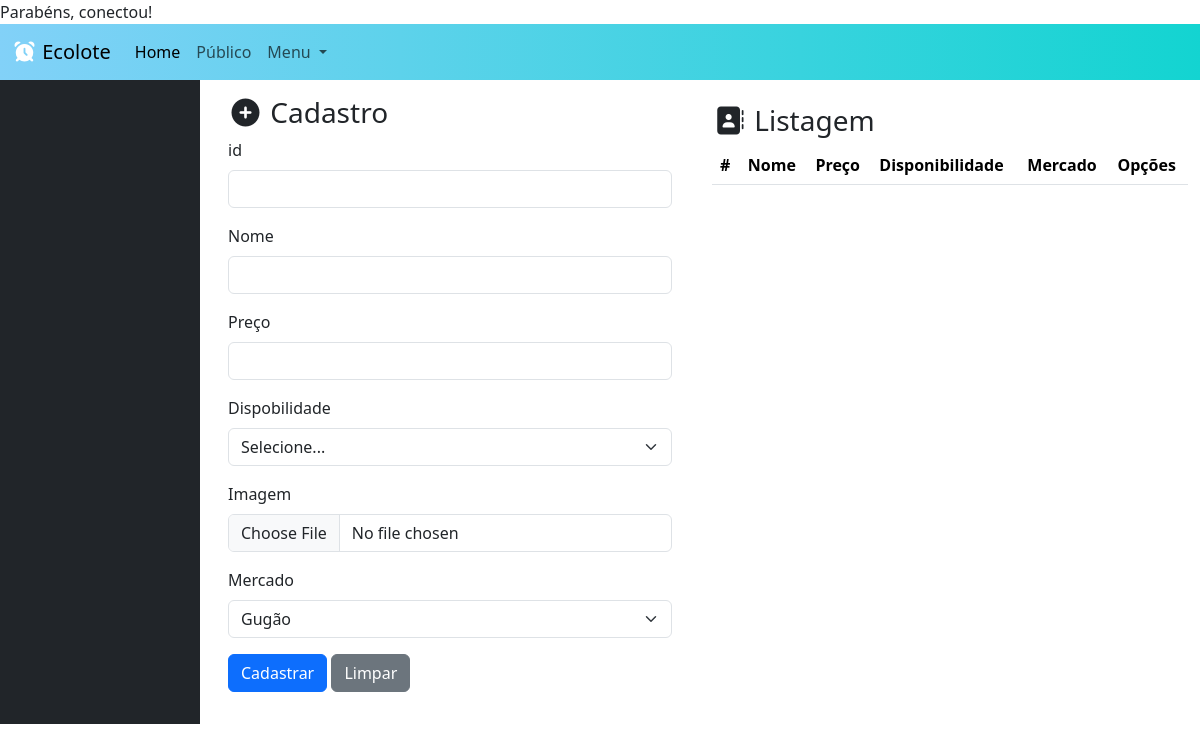
Before: /produto.php (signed in) with the older database file.
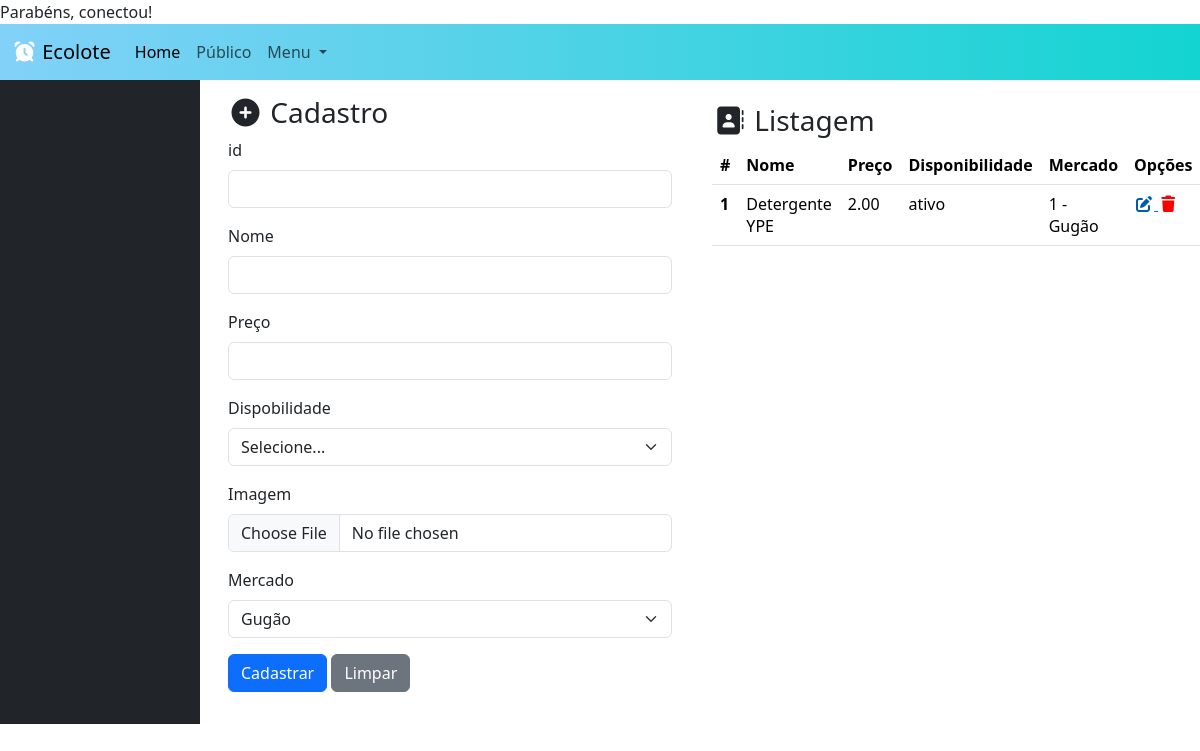
After: the same page with the newer database file.
### tables this page shows
CREATE TABLE produto(
    id INT PRIMARY KEY AUTO_INCREMENT,
    nome VARCHAR(120),
    preco DECIMAL(10,2),
    disponibilidade VARCHAR(30) NOT NULL,
    imagem VARCHAR(255),
    mercado_id INT NOT NULL,
    FOREIGN KEY (mercado_id) REFERENCES mercado(id)
);

CREATE TABLE mercado (
    id INT PRIMARY KEY AUTO_INCREMENT,
    nome VARCHAR(120) NOT NULL,
    cnpj VARCHAR(20) NOT NULL,
    email VARCHAR(120) NOT NULL,
    senha VARCHAR(120) NOT NULL,
    endereco VARCHAR(200) NOT NULL,
    telefone VARCHAR(20) NOT NULL,
    foto VARCHAR(255) NOT NULL,
    mapa VARCHAR(20)
);

### produto.php (the view, shortened to what this page needs)
<?php
  include './backend/conexao.php';
  $destino = "./backend/produto/inserir.php";
?>
<!doctype html>
<html lang="pt-br">
  <head>
    <link href="https://cdn.jsdelivr.net/npm/bootstrap@5.3.8/dist/css/bootstrap.min.css" rel="stylesheet">
    <link rel="stylesheet" href="./assets/estilo.css">
    <link rel="stylesheet" href="https://cdnjs.cloudflare.com/ajax/libs/font-awesome/7.0.1/css/all.min.css" />
    <link rel="stylesheet" href="https://cdn.datatables.net/2.3.7/css/dataTables.dataTables.css" />
</head>
  <body>
   <nav class="navbar navbar-expand-lg corbarra">
  <div class="container-fluid">
    <a class="navbar-brand" href="#"> <i class="fa-solid fa-alarm-clock" style="color: rgb(255, 255, 255);"></i> Ecolote </a>
    <div class="collapse navbar-collapse" id="navbarSupportedContent">
      <ul class="navbar-nav me-auto mb-2 mb-lg-0">
        <li class="nav-item">
          <a class="nav-link active" aria-current="page" href="#">Home</a>
        </li>
        <li class="nav-item">
          <a class="nav-link" href="#">Público</a>
        </li>
        <li class="nav-item dropdown">
          <a class="nav-link dropdown-toggle" href="#" role="button" data-bs-toggle="dropdown" aria-expanded="false">
            Menu
          </a>
        </li>
      </ul>
    </div>
  </div>
</nav>
   <div class="container-fluid">
        <div class="row">
            <div class="col-md-2 bg-dark">
            </div>
            <div class="col-md-5">
              <form action="<?=$destino?>" method="post" class="p-3">
                <h3> <i class="fa-solid fa-circle-plus"></i> Cadastro </h3>
                 <div class="mb-3">
                    <label class="form-label"> id </label>
                    <input value="<?php echo isset($produtos) ? $produtos['id'] : "" ?>" type="text" name="id" class="form-control" readonly>
                </div>
                <div class="mb-3">
                    <label class="form-label"> Nome </label>
                    <input value="<?php echo isset($produtos) ? $produtos['nome'] : "" ?>" type="text" name="nome" class="form-control">
                </div>
                 <div class="mb-3">
                    <label class="form-label"> Preço </label>
                    <input value="<?php echo isset($produtos) ? $produtos['preco'] : "" ?>" type="text" name="preco" class="form-control">
                </div>
                <div class="mb-3">
                    <label class="form-label"> Dispobilidade </label>
                    <select class="form-select" name="disponibilidade">
                      <option value="selecione"> Selecione... </option>
                    </select>
                  </div>
                <div class="mb-3">
                    <label class="form-label"> Imagem </label>
                    <input value="<?php echo isset($produtos) ? $produtos['imagem'] : "" ?>" type="file" name="imagem" class="form-control">
                </div>
                <div class="mb-3">
                  <label class="form-label"> Mercado </label>
                    <select name="mercado" class="form-select">
                      <?php
                        $busca = mysqli_query($conexao, "SELECT * FROM mercado");
                        while($mercado = $busca->fetch_assoc()){
                      ?>
                      <?php
                     echo "<option value='{$mercado['id']}'>{$mercado['nome']}</option>";
                      ?>
                      <?php } ?>
                    </select>
                </div>
                <button type="submit" class="btn btn-primary"> Cadastrar </button>
                <button type="reset" class="btn btn-secondary"> Limpar </button>
            </form>
            </div>
            <div class="col-md-5">
              <br>
              <h3> <i class="fa-solid fa-address-book"></i> Listagem </h3>
              <table class="table" id="tabela">
              <thead>
                <tr>
                  <th scope="col">#</th>
                  <th scope="col">Nome</th>
                  <th scope="col">Preço</th>
                  <th scope="col">Disponibilidade</th>
                  <th scope="col">Mercado</th>
                  <th scope="col">Opções</th>
                </tr>
              </thead>
              <tbody>
                <?php
                  $sql = 'SELECT * FROM produto';
                  $dados = mysqli_query($conexao, $sql);
                  while($coluna = mysqli_fetch_assoc($dados)){
                ?>
                <tr>
                  <th scope="row"> <?php echo $coluna['id'] ?> </th>
                  <td> <?php echo $coluna['nome'] ?></td>
                  <td> <?php echo $coluna['preco'] ?></td>
                  <td> <?php echo $coluna['disponibilidade'] ?></td>
                  <td>
                  <?php
                  $buscamercado = mysqli_query($conexao, "SELECT * FROM mercado WHERE id=".$coluna['mercado_id']);
                  $mercado = mysqli_fetch_assoc($buscamercado);
                  echo $mercado['id'];
                  echo " - ";
                  echo $mercado['nome'];
                  ?>
                  </td>
                  <td>
                    <a href="./produto.php?id=<?=$coluna['id']?>"> <i class="fa-solid fa-pen-to-square" style="color: rgb(1, 92, 164);"></i> </a>
                    <a href="<?php echo './backend/produto/excluir.php?id='.$coluna['id'] ?>" onclick="return confirm('Deseja realmente excluir?')"> <i class="fa-solid fa-trash" style="color: rgb(255, 0, 0);"></i> </a>
                  </td>
                </tr>
              <?php } ?>
              </tbody>
            </table>
            </div>
        </div>
   </div>
</body>
</html>

### assets/estilo.css (style rules this page uses)
.corbarra { background: linear-gradient(to left, rgb(19, 212, 209), rgb(130, 209, 248)); }
body { margin: 0; padding: 0; }

Changed rows visible on the page:
added produto: id "1", nome "Detergente YPE", preco "2.00", disponibilidade "ativo", mercado "1", mercado.nome "Gugão"
